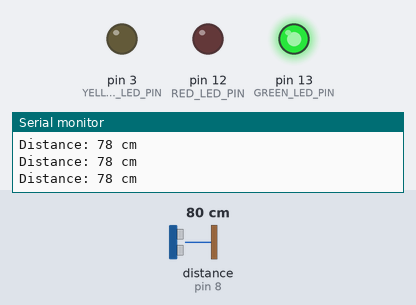
This sketch was run on a simulated Arduino Uno, built with avr-gcc and run on an emulated ATmega328P. Shown: output pins drawn as LEDs (lit = HIGH), the last lines printed to the serial monitor. Wiring (inferred from the names in the program): ultrasonic range finder: trigger pin 9; echo pin 8. The inputs (shaded band) are chosen by the test bench; at power-on: distance to the obstacle (sensor on pin 8) 80 cm. The echo pulse lasts 58.3 µs per cm; pins used as bus, display or sensor lines are not drawn.

Above: at 1.3 s.
1.4 s: distance to the obstacle (sensor on pin 8) set to 23 cm
2.9 s: distance to the obstacle (sensor on pin 8) set to 18 cm
At 4.0 s:
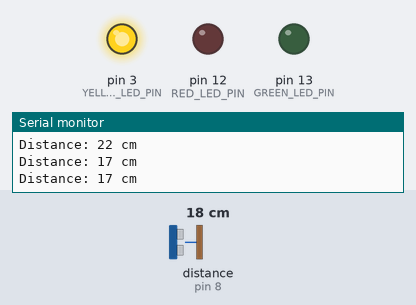
4.5 s: distance to the obstacle (sensor on pin 8) set to 12 cm
6.0 s: distance to the obstacle (sensor on pin 8) set to 9 cm
At 6.6 s:
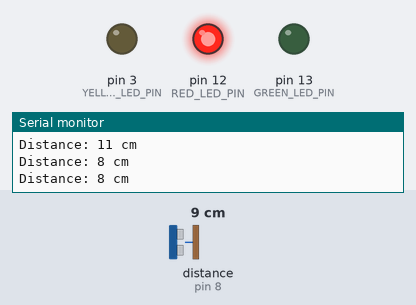
7.5 s: distance to the obstacle (sensor on pin 8) set to 35 cm
At 8.0 s:
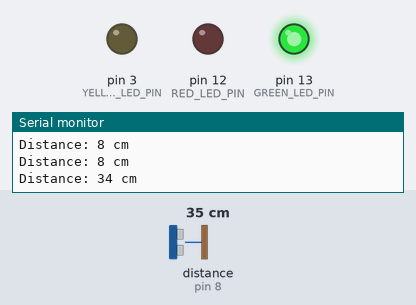
9.0 s: distance to the obstacle (sensor on pin 8) set to 2 cm
At 9.3 s:
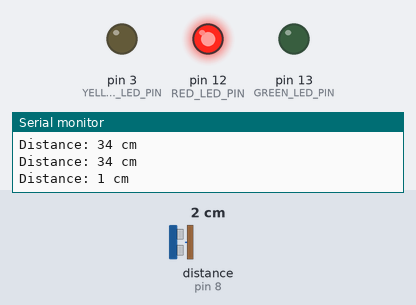
Timing chart, 0 to 11.5 s (numbered marks = the images above; inputs shaded):
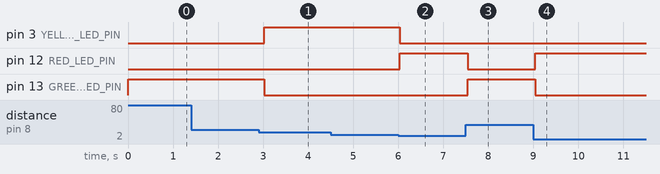

Measured:
- the behaviour switches between 21 and 20 cm on distance to the obstacle (sensor on pin 8) (found by bisection; images 0 and 1)
- the behaviour switches between 11 and 10 cm on distance to the obstacle (sensor on pin 8) (found by bisection; images 1 and 2)
- after the input at 2.9 s, pin 3 (YELLOW_LED_PIN): LOW → HIGH after 0.12 s; pin 13 (GREEN_LED_PIN): HIGH → LOW after 0.12 s
- after the input at 6.0 s, pin 3 (YELLOW_LED_PIN): HIGH → LOW at once; pin 12 (RED_LED_PIN): LOW → HIGH at once
- after the input at 7.5 s, pin 12 (RED_LED_PIN): HIGH → LOW at once; pin 13 (GREEN_LED_PIN): LOW → HIGH at once
- after the input at 9.0 s, pin 12 (RED_LED_PIN): LOW → HIGH after 0.05 s; pin 13 (GREEN_LED_PIN): HIGH → LOW after 0.05 s

The sketch:

trafficlight.ino
```cpp
#define TRIG_PIN 9
#define ECHO_PIN 8
#define RED_LED_PIN 12
#define YELLOW_LED_PIN 3
#define GREEN_LED_PIN 13

void setup() {
  Serial.begin(9600);
  pinMode(TRIG_PIN, OUTPUT);
  pinMode(ECHO_PIN, INPUT);
  pinMode(RED_LED_PIN, OUTPUT);
  pinMode(YELLOW_LED_PIN, OUTPUT);
  pinMode(GREEN_LED_PIN, OUTPUT);
}

void loop() {
  long duration, distance;

  // Clear the TRIG_PIN
  digitalWrite(TRIG_PIN, LOW);
  delayMicroseconds(2);

  // Set the TRIG_PIN on HIGH state for 10 microseconds
  digitalWrite(TRIG_PIN, HIGH);
  delayMicroseconds(10);
  digitalWrite(TRIG_PIN, LOW);

  // Read the ECHO_PIN, returns the sound wave travel time in microseconds
  duration = pulseIn(ECHO_PIN, HIGH);

  // Calculate the distance
  distance = duration * 0.034 / 2;

  // Print the distance on the Serial Monitor
  Serial.print("Distance: ");
  Serial.print(distance);
  Serial.println(" cm");

  // Control the traffic light based on the distance
  if (distance < 10) { // Change this value as needed
    // Red light
    digitalWrite(RED_LED_PIN, HIGH);
    digitalWrite(YELLOW_LED_PIN, LOW);
    digitalWrite(GREEN_LED_PIN, LOW);
  } else if (distance < 20) {
    // Yellow light
    digitalWrite(RED_LED_PIN, LOW);
    digitalWrite(YELLOW_LED_PIN, HIGH);
    digitalWrite(GREEN_LED_PIN, LOW);
  } else {
    // Green light
    digitalWrite(RED_LED_PIN, LOW);
    digitalWrite(YELLOW_LED_PIN, LOW);
    digitalWrite(GREEN_LED_PIN, HIGH);
  }

  delay(500); // Wait for a moment before the next measurement
}
```
